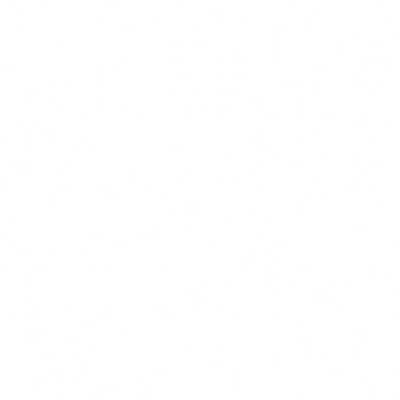
Frame 1 (no input)
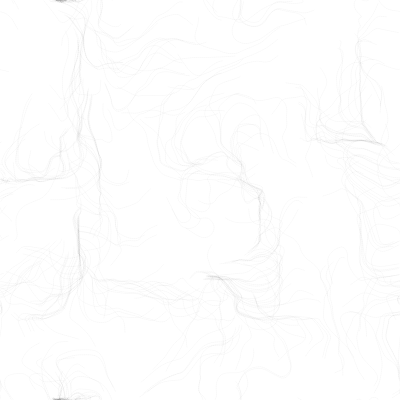
Frame 60 (no input)
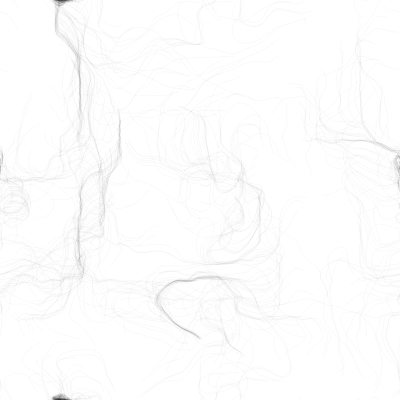
Frame 120 (the mouse pressed at the canvas centre since frame 60)

The p5.js sketch that drew these frames (run headless with seeded random() and noise() and a simulated clock; from frame 60 on, the mouse is pressed at the canvas centre):

// p5.js sketch
// ── sketch.js
var inc = 0.1;
var scl = 20;
var zoff = 0;
var cols,rows;
var fr;
var particles = [];
var flowfield;
function setup(){
	createCanvas(400,400);
	cols = floor(width/scl);
	rows = floor(height/scl);
	fr = createP('');
	flowfield = new Array(cols*rows);
	for(var i = 0; i <300;i++){
		particles[i] = new Particle();
	}
}
function draw(){
	//background(255);
	var yoff = 0;
	for(var y = 0;y <rows;y++){
		var xoff = 0;
		for(var x = 0;x <cols;x++){
			var index = x+y*cols;
			var angle = noise(xoff,yoff,zoff)*TWO_PI*4;
			var v = p5.Vector.fromAngle(angle);
			v.setMag(1);
			flowfield[index] = v;
			xoff+=inc;
			/*stroke(0);
			push();
			translate(x*scl,y*scl);
			rotate(v.heading());
			strokeWeight(1);
			line(0,0,scl,0);
			pop();*/
		}
		yoff+=inc;
		zoff+=0.0005;
	}
	for(var i = 0;i<particles.length;i++){
		particles[i].follow(flowfield);
		particles[i].update();
		particles[i].show();
		particles[i].edges();

	}
	fr.html(floor(frameRate()));
}

// ── particle.js
function Particle(){
	this.pos = createVector(random(width),random(height));
	this.vel = createVector(0,0);
	this.acc = createVector(0,0);
	this.maxspeed = 2;
	this.prevPos = this.pos.copy();
	this.update = function(){
		this.vel.add(this.acc);
		this.vel.limit(this.maxspeed);
		this.pos.add(this.vel);
		this.acc.mult(0);
	}
	this.applyForce = function(force){
		this.acc.add(force);
	}
	this.show = function(){
		stroke(0,5);
		strokeWeight(1);
		//point(this.pos.x,this.pos.y);
		line(this.pos.x,this.pos.y,this.prevPos.x,this.prevPos.y);
		this.updatePrev();
	}
	this.edges = function(){
		if(this.pos.x >width) {
			this.pos.x = 0;
			this.updatePrev();
		}
		if(this.pos.x <0){
			this.pos.x = width;
			this.updatePrev();
		}
		if(this.pos.y >height){
			 this.pos.y = 0;
			 this.updatePrev();
		}
		if(this.pos.y <0) {
			this.pos.y = height;
			this.updatePrev();
		}
	}
	this.follow = function(vectors){
		var x = floor(this.pos.x/scl);
		var y = floor(this.pos.y/scl);
		var index = x+y*cols;
		var force = vectors[index];
		this.applyForce(force);
	}
	this.updatePrev = function(){
		this.prevPos.x = this.pos.x;
		this.prevPos.y = this.pos.y;
	}
}
